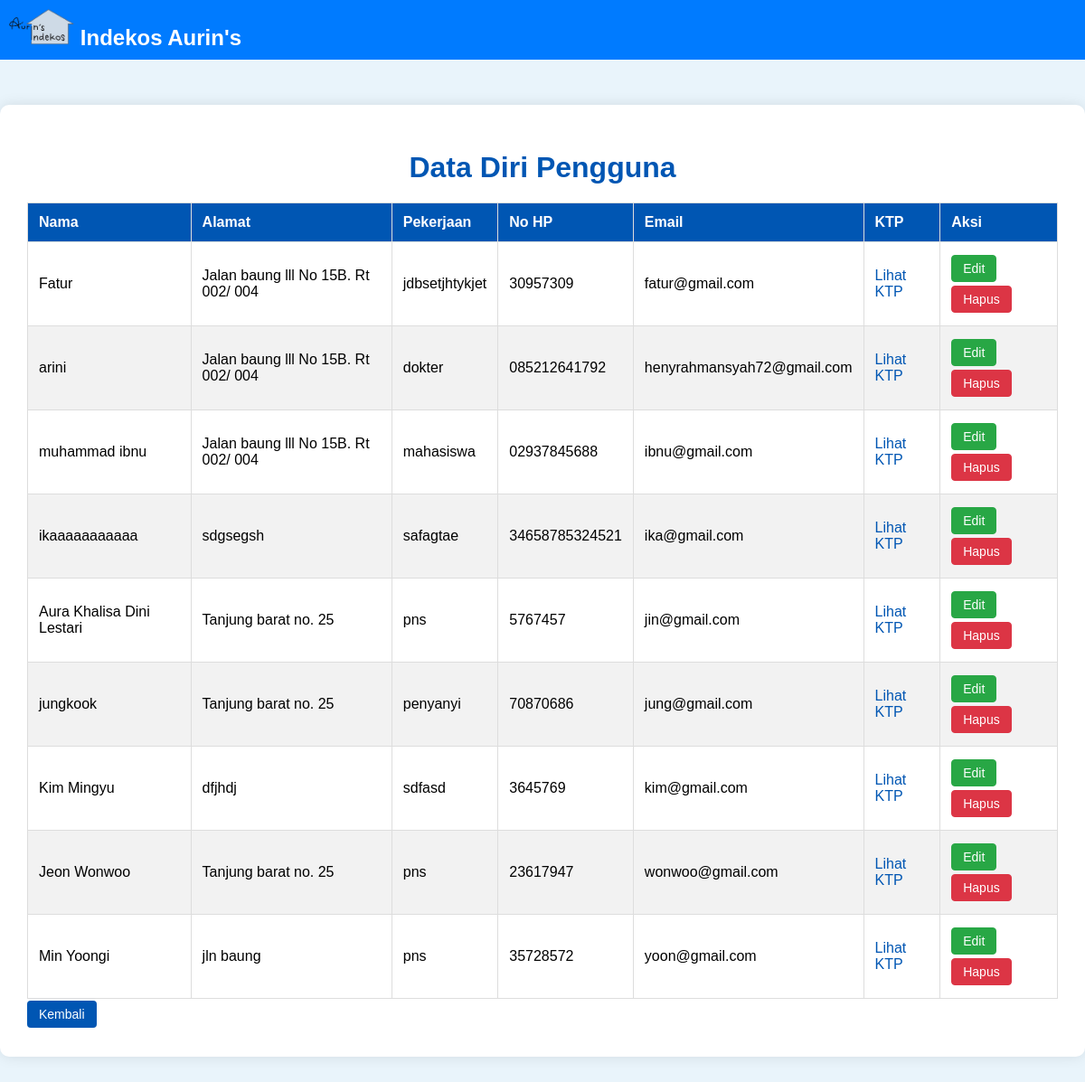
The app's page /tampildata.php with its own data.
### tables this page shows
CREATE TABLE IF NOT EXISTS `data_diri` (
  `nama` varchar(255) DEFAULT NULL,
  `alamat` varchar(255) DEFAULT NULL,
  `pekerjaan` varchar(255) DEFAULT NULL,
  `no_hp` varchar(20) DEFAULT NULL,
  `email` varchar(255) NOT NULL,
  `ktp_name` varchar(255) DEFAULT NULL,
  `ktp_content` blob,
  `ktp_path` varchar(255) DEFAULT NULL
);

### tampildata.php (the view, shortened to what this page needs)
<?php
include('dbconnect.php');
$query = "SELECT * FROM data_diri";
$result = mysqli_query($DBConnect, $query);
?>
<!DOCTYPE html>
<html>
<head>
</head>
<body>
    <div class="navbar">
        <a href="#" class="navbar-brand">
            <img src="logo2-removebg-preview.png" alt="Logo">
            Indekos Aurin's
        </a>
    </div>
    <div class="container">
        <h1>Data Diri Pengguna</h1>
        <table>
            <thead>
                <tr>
                    <th>Nama</th>
                    <th>Alamat</th>
                    <th>Pekerjaan</th>
                    <th>No HP</th>
                    <th>Email</th>
                    <th>KTP</th>
                    <th>Aksi</th>
                </tr>
            </thead>
            <tbody>
                <?php while ($row = mysqli_fetch_assoc($result)): ?>
                    <tr>
                        <td><?php echo htmlspecialchars($row['nama']); ?></td>
                        <td><?php echo htmlspecialchars($row['alamat']); ?></td>
                        <td><?php echo htmlspecialchars($row['pekerjaan']); ?></td>
                        <td><?php echo htmlspecialchars($row['no_hp']); ?></td>
                        <td><?php echo htmlspecialchars($row['email']); ?></td>
                        <td><a href="<?php echo htmlspecialchars($row['ktp_path']); ?>" target="_blank">Lihat KTP</a></td>
                        <td>
                            <a href="edit.php?email=<?php echo urlencode($row['email']); ?>" class="btn btn-edit">Edit</a>
                            <a href="tampildata.php?delete_email=<?php echo urlencode($row['email']); ?>" class="btn btn-delete" onclick="return confirm('Apakah Anda yakin ingin menghapus data ini?');">Hapus</a>
                        </td>
                    </tr>
                <?php endwhile; ?>
            </tbody>
        </table>
        <a href="adminn.php" class="btn btn-back">Kembali</a>
    </div>
</body>
</html>

### tampildata.php (style rules this page uses)
body { font-family: Arial, sans-serif; background-color: #e9f4fb; margin: 0; padding: 0; }
.navbar { background-color: #007bff; padding: 10px; color: #fff; display: flex; justify-content: space-between; align-items: center; }
.navbar-brand { font-size: 24px; font-weight: bold; color: #fff; }
.navbar img { height: 40px; }
.container { max-width: 1200px; margin: 50px auto; background-color: #fff; padding: 30px; box-shadow: 0 0 15px rgba(0, 0, 0, 0.1); border-radius: 10px; }
h1 { text-align: center; color: #0056b3; margin-bottom: 20px; }
table { width: 100%; border-collapse: collapse; margin-top: 20px; }
table, th, td { border: 1px solid #ddd; }
th, td { padding: 12px; text-align: left; }
th { background-color: #0056b3; color: white; }
tr:nth-child(even) { background-color: #f2f2f2; }
a { color: #0056b3; text-decoration: none; }
.btn { display: inline-block; padding: 6px 12px; margin: 2px 0; font-size: 14px; font-weight: 400; text-align: center; cursor: pointer; border: 1px solid transparent; border-radius: 4px; }
.btn-edit { color: #fff; background-color: #28a745; border-color: #28a745; }
.btn-delete { color: #fff; background-color: #dc3545; border-color: #dc3545; }
.btn-back { background-color: #0056b3; color: #fff; }

### records on screen
data_diri: nama "Fatur", alamat "Jalan baung lll No 15B. Rt 002/ 004", pekerjaan "jdbsetjhtykjet", no_hp "30957309", email "fatur@gmail.com"
data_diri: nama "arini", alamat "Jalan baung lll No 15B. Rt 002/ 004", pekerjaan "dokter", no_hp "085212641792", email "henyrahmansyah72@gmail.com"
data_diri: nama "muhammad ibnu", alamat "Jalan baung lll No 15B. Rt 002/ 004", pekerjaan "mahasiswa", no_hp "02937845688", email "ibnu@gmail.com"
data_diri: nama "ikaaaaaaaaaaa", alamat "sdgsegsh", pekerjaan "safagtae", no_hp "34658785324521", email "ika@gmail.com"
data_diri: nama "Aura Khalisa Dini Lestari", alamat "Tanjung barat no. 25", pekerjaan "pns", no_hp "5767457", email "jin@gmail.com"
data_diri: nama "jungkook", alamat "Tanjung barat no. 25", pekerjaan "penyanyi", no_hp "70870686", email "jung@gmail.com"
data_diri: nama "Kim Mingyu", alamat "dfjhdj", pekerjaan "sdfasd", no_hp "3645769", email "kim@gmail.com"
data_diri: nama "Jeon Wonwoo", alamat "Tanjung barat no. 25", pekerjaan "pns", no_hp "23617947", email "wonwoo@gmail.com"
data_diri: nama "Min Yoongi", alamat "jln baung", pekerjaan "pns", no_hp "35728572", email "yoon@gmail.com"
